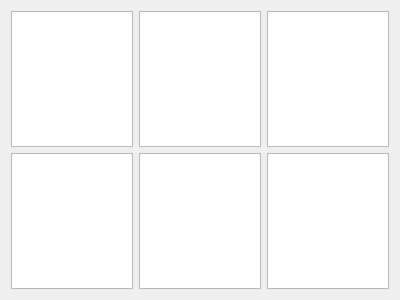
<?xml version="1.0" encoding="UTF-8"?>
<ui version="4.0">
 <class>MulDMJForm</class>
 <widget class="QWidget" name="MulDMJForm">
  <property name="geometry">
   <rect>
    <x>0</x>
    <y>0</y>
    <width>400</width>
    <height>300</height>
   </rect>
  </property>
  <property name="windowTitle">
   <string>Form</string>
  </property>
  <layout class="QGridLayout" name="gridLayout" rowstretch="1,1" columnstretch="1,1,1" columnminimumwidth="0,0,0">
   <item row="0" column="0">
    <widget class="QGraphicsView" name="graphicsView_60PR"/>
   </item>
   <item row="0" column="1">
    <widget class="QGraphicsView" name="graphicsView_HM100PR"/>
   </item>
   <item row="0" column="2">
    <widget class="QGraphicsView" name="graphicsView_100PR"/>
   </item>
   <item row="1" column="0">
    <widget class="QGraphicsView" name="graphicsView_DT"/>
   </item>
   <item row="1" column="1">
    <widget class="QGraphicsView" name="graphicsView_100PRW1"/>
   </item>
   <item row="1" column="2">
    <widget class="QGraphicsView" name="graphicsView_100PRW2"/>
   </item>
  </layout>
 </widget>
 <resources/>
 <connections/>
</ui>
